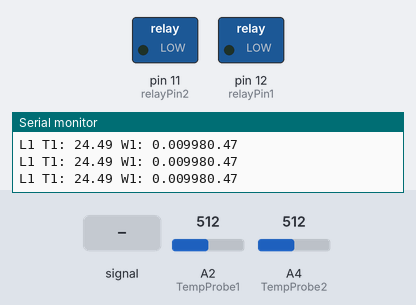
This sketch was run on a simulated Arduino Uno, built with avr-gcc and run on an emulated ATmega328P. On the bench: switched loads named in the sketch (green lamp = pin HIGH), the last lines printed to the serial monitor. The inputs (shaded band) are chosen by the test bench; at power-on: A2 (TempProbe1) = 512, A4 (TempProbe2) = 512.

Above: at 1.2 s.
1.3 s: A2 (TempProbe1) fed a 2 Hz sine of ±306 counts around its level
4.3 s: A4 (TempProbe2) fed a 2 Hz sine of ±306 counts around its level
At 5.51 s:
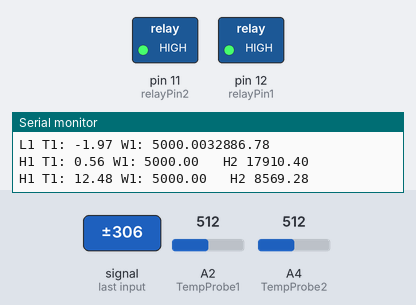
7.3 s: A2 (TempProbe1) set to 0
At 8.0 s:
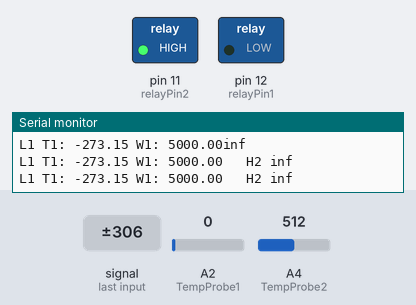
10.3 s: A4 (TempProbe2) set to 306
At 10.7 s:
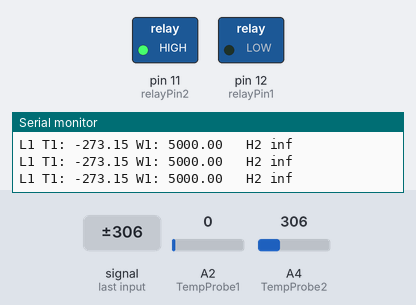
13.3 s: A4 (TempProbe2) set to 234
14.8 s: A4 (TempProbe2) set to 216
At 15.3 s:
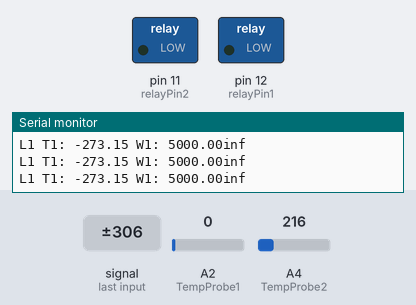
Timing chart, 0 to 17.3 s (numbered marks = the images above; inputs shaded):
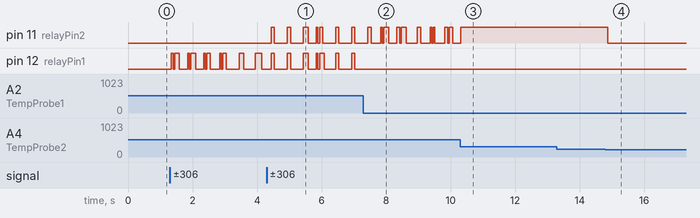

Measured:
- the behaviour switches between 224 and 223 on A4 (TempProbe2) (found by bisection; images 3 and 4)
- after the input at 4.3 s, pin 11 (relayPin2): LOW → HIGH after 0.14 s, → LOW 0.10 s later, → HIGH 0.40 s later, → LOW 0.10 s later, … (14 changes in this stretch)
- after the input at 7.3 s, pin 12 (relayPin1): stops changing and stays LOW
- after the input at 10.3 s, pin 11 (relayPin2): goes on until 10.3 s, then stays HIGH
- after the input at 14.8 s, pin 11 (relayPin2): HIGH → LOW after 0.08 s

The sketch:

yeastCanWithPID.ino
```cpp
#include <PID_v1.h>

static const int relayPin1 = 12;
static const int relayPin2 = 11;
static const int TempProbe1 = A2;
static const int TempProbe2 = A4;
static const int windowSize = 5000;

double setpoint1, input1, output1;
double setpoint2, input2, output2;
double kp=30000, ki=0, kd=0;
long now, windowStartTime;
long counter = 0;
double sensorValue1 = 0;
double sensorValue2 = 0;
double meansensorValue1 = 0;
double meansensorValue2 = 0;
double temp1 = 0;
double temp2 = 0;
const int numberOfSamples = 200;
float R1_1;
float R1_2;
const double R2 = 10000;

int samples1[numberOfSamples];
int samples2[numberOfSamples];


PID myPID1(&temp1, &output1, &setpoint1, kp, ki, kd, DIRECT);
PID myPID2(&temp2, &output2, &setpoint2, kp, ki, kd, DIRECT);

void setup() {
    Serial.begin(115200);
    pinMode(relayPin1, OUTPUT);
    pinMode(TempProbe1, INPUT);
    pinMode(relayPin2, OUTPUT);
    pinMode(TempProbe2, INPUT);
    //input1 = analogRead(0);
    myPID1.SetMode(AUTOMATIC);
    myPID1.SetOutputLimits(0, windowSize);
    myPID2.SetMode(AUTOMATIC);
    myPID2.SetOutputLimits(0, windowSize);

    // connect AREF to 3.3V and use that as VCC, less noisy!
    //analogReference(EXTERNAL);

    //initialize the variables we're linked to
    setpoint1 = 20;
    setpoint2 = 20;
}

void loop() {
    uint8_t i;
    float averageAnalogRead_1;
    float averageAnalogRead_2;
//    float R1_1;
//    float temp1;

    // take N samples in a row, with a slight delay
    //Serial.println(analogRead(A3));
    //Serial.println(analogRead(TempProbe1));
    for (i=0; i< numberOfSamples; i++) {
     samples1[i] = analogRead(TempProbe1);
     samples2[i] = analogRead(TempProbe2);
//     delay(10);
    }

    // average all the samples out
    averageAnalogRead_1 = 0;
    averageAnalogRead_2 = 0;
    for (i=0; i< numberOfSamples; i++) {
       averageAnalogRead_1 += samples1[i];
       averageAnalogRead_2 += samples2[i];
    }
    averageAnalogRead_1 /= numberOfSamples;
    averageAnalogRead_2 /= numberOfSamples;

    // convert the value to resistance
    //Serial.print("kake: ");
    //Serial.println(averageAnalogRead_1);
    R1_1 = (10000*(1023-averageAnalogRead_1))/averageAnalogRead_1;
    R1_2 = (10000*(1023-averageAnalogRead_2))/averageAnalogRead_2;

    Serial.println(R1_1);

//     float A = 0.001555166246;
//     float B = 0.0001492204118;
//     float C = 0.0000005397917219;

    float A = 0.001574139714;
    float B = 0.0001721193602;
    float C = 0.0000002569643515;

    temp1 = 1/(A+B*log(R1_1)+C*(log(R1_1))*(log(R1_1))*(log(R1_1)))-273.15;
    temp2 = 1/(A+B*log(R1_2)+C*(log(R1_2))*(log(R1_2))*(log(R1_2)))-273.15;

    doPid();
}

void doPid() {
    myPID1.Compute();
    myPID2.Compute();

    now = millis();
    if (now - windowStartTime > windowSize) {
        windowStartTime += windowSize;
    }


    if ((output1 > now - windowStartTime) && output1 > 100 && temp1 > -1) {
        digitalWrite(relayPin1, HIGH);
        Serial.print("H1 ");
    } else {
        digitalWrite(relayPin1, LOW);
        Serial.print("L1 ");
    }

    Serial.print("T1: ");
    Serial.print(temp1);
    Serial.print(" W1: ");
    Serial.print(output1);

    if ((output2 > now - windowStartTime) && output2 > 100 && temp2 > -1) {
        digitalWrite(relayPin2, HIGH);
        Serial.print("   H2 ");
    } else {
        digitalWrite(relayPin2, LOW);
        //Serial.print("   L2 ");
    }
    //Serial.print("T2: ");
    //Serial.print(temp2);
    //Serial.print(" W2: ");
    //Serial.println(output2);
}
```
